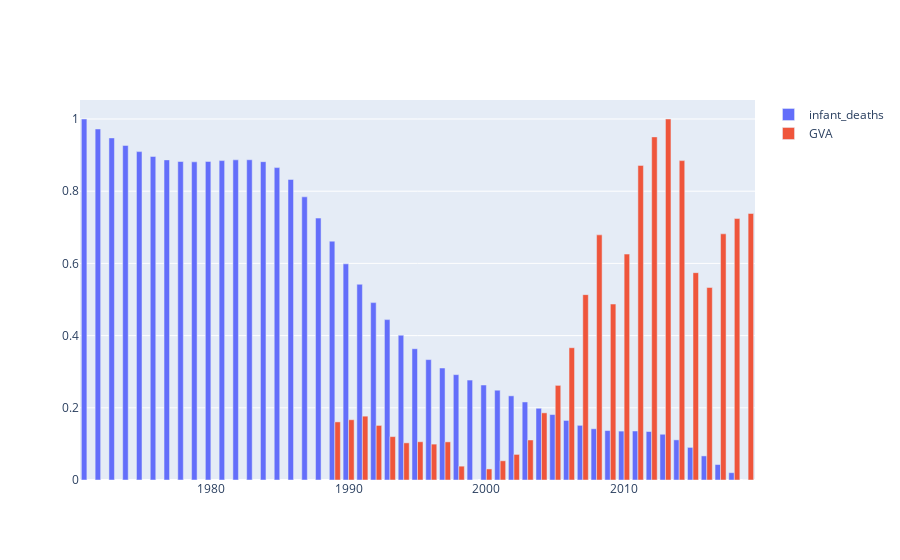

Write notebook code for a chart like this one.
### Markdown cell above
## Rússia
---

### Code cell
X_rus = X[X['CountryCode'] == 'RUS'].copy()

y_rus = y[y['CountryCode'] == 'RUS'].copy()

infant_deaths = y_rus[y_rus['SeriesName'] == 'Number of infant deaths'].copy()
gva = X_rus[X_rus['SeriesName'] ==  'Gross value added at basic prices (GVA) (current US$)']

norm = preprocessing.MinMaxScaler()
infant_deaths_norm = infant_deaths['Value'].values
infant_deaths_norm = norm.fit_transform(infant_deaths_norm.reshape(-1,1))

gva_norm  = gva['Value'].values
gva_norm = norm.fit_transform(gva_norm.reshape(-1,1))

infant_deaths['norm'] = infant_deaths_norm
gva['norm'] = gva_norm

fig = go.Figure()
fig.add_trace(go.Bar(x = infant_deaths['Year'], y = infant_deaths['norm'], name= 'infant_deaths', hovertemplate="Deaths: %{y}<extra></extra>"))
fig.add_trace(go.Bar(x = gva['Year'], y = gva['norm'], name= 'GVA'))

### Figure 1 — Plotly figure (JSON) as saved in the notebook; plotly's stock layout.template omitted (floating-point values rounded to 4 significant figures)
{"data": [{"hovertemplate": "Deaths: %{y}<extra></extra>", "name": "infant_deaths", "type": "bar", "x": [1971, 1972, 1973, 1974, 1975, 1976, 1977, 1978, 1979, 1980, 1981, 1982, 1983, 1984, 1985, 1986, 1987, 1988, 1989, 1990, 1991, 1992, 1993, 1994, 1995, 1996, 1997, 1998, 1999, 2000, 2001, 2002, 2003, 2004, 2005, 2006, 2007, 2008, 2009, 2010, 2011, 2012, 2013, 2014, 2015, 2016, 2017, 2018, 2019], "y": [1, 0.9723, 0.9476, 0.9268, 0.9097, 0.8962, 0.8868, 0.8823, 0.8814, 0.8825, 0.8848, 0.8869, 0.8871, 0.8818, 0.8654, 0.8326, 0.7844, 0.7255, 0.6616, 0.5988, 0.5422, 0.4914, 0.4443, 0.4011, 0.3636, 0.3335, 0.3102, 0.2919, 0.2769, 0.2631, 0.2487, 0.2332, 0.2162, 0.1987, 0.1813, 0.165, 0.1514, 0.1419, 0.1369, 0.1355, 0.1357, 0.1343, 0.1267, 0.1112, 0.09032, 0.06675, 0.04281, 0.02028, 0]}, {"name": "GVA", "type": "bar", "x": [1989, 1990, 1991, 1992, 1993, 1994, 1995, 1996, 1997, 1998, 1999, 2000, 2001, 2002, 2003, 2004, 2005, 2006, 2007, 2008, 2009, 2010, 2011, 2012, 2013, 2014, 2015, 2016, 2017, 2018, 2019], "y": [0.1609, 0.167, 0.1768, 0.1512, 0.1202, 0.1029, 0.106, 0.09941, 0.1057, 0.03834, 0, 0.03063, 0.05324, 0.07088, 0.1109, 0.186, 0.2621, 0.3664, 0.5135, 0.679, 0.4874, 0.6258, 0.8715, 0.9504, 1, 0.8847, 0.5743, 0.5332, 0.6819, 0.7242, 0.7383]}], "layout": {}}
